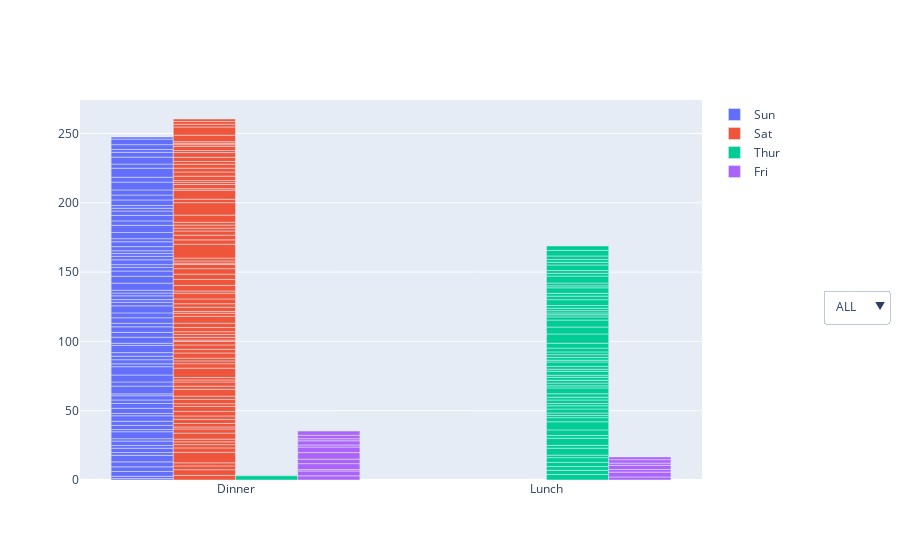

Source (notebook cell):
### Markdown cell above
Bool mantığını daha iyi anlayalım

### Code cell
fig = go.Figure()

for day in df['day'].unique():
    dummy = df[df['day'] == day]
    fig.add_trace(go.Bar(x=dummy['time'], y=dummy['tip'], name=day))
    
dropdown_buttons = []

all_dd = {'label': 'ALL', 'method': 'update', 'args': [
        {'visible': [True] * len(df['day'].unique())}, # eleman sayısı kadar true ekledik yani tüm plotlar gözükecek
        {'title': 'ALL'}]}
dropdown_buttons.append(all_dd)


for day in df['day'].unique():
    dummy_bool = [False] * len(df['day'].unique())
    dummy_bool[list(df['day'].unique()).index(day)] = True
    dummy = {'label': day, 'method': 'update', 'args': [
        {'visible': dummy_bool}, # sırasıyla hangi plot'ların gözükeceğini belirten bool liste
        {'title': day}]}
    dropdown_buttons.append(dummy)
    

fig.update_layout({'updatemenus': [
    {'type': 'dropdown',
        'x': 1.3,
        'y': 0.5,
        'showactive': True,
        'active': 0,
        'buttons': dropdown_buttons}
]})

### Figure 1 — Plotly figure (JSON) as saved in the notebook; plotly's stock layout.template omitted (floating-point values rounded to 4 significant figures)
{"data": [{"name": "Sun", "type": "bar", "x": ["Dinner", "Dinner", "Dinner", "Dinner", "Dinner", "Dinner", "Dinner", "Dinner", "Dinner", "Dinner", "Dinner", "Dinner", "Dinner", "Dinner", "Dinner", "Dinner", "Dinner", "Dinner", "Dinner", "Dinner", "Dinner", "Dinner", "Dinner", "Dinner", "Dinner", "Dinner", "Dinner", "Dinner", "Dinner", "Dinner", "Dinner", "Dinner", "Dinner", "Dinner", "Dinner", "Dinner", "Dinner", "Dinner", "Dinner", "Dinner", "Dinner", "Dinner", "Dinner", "Dinner", "Dinner", "Dinner", "Dinner", "Dinner", "Dinner", "Dinner", "Dinner", "Dinner", "Dinner", "Dinner", "Dinner", "Dinner", "Dinner", "Dinner", "Dinner", "Dinner", "Dinner", "Dinner", "Dinner", "Dinner", "Dinner", "Dinner", "Dinner", "Dinner", "Dinner", "Dinner", "Dinner", "Dinner", "Dinner", "Dinner", "Dinner", "Dinner"], "y": [1.01, 1.66, 3.5, 3.31, 3.61, 4.71, 2, 3.12, 1.96, 3.23, 1.71, 5, 1.57, 3, 3.02, 3.92, 1.67, 3.71, 3.5, 2.54, 3.06, 1.32, 5.6, 3, 5, 6, 2.05, 3, 2.5, 2.6, 5.2, 1.56, 4.34, 3.51, 4, 2.55, 4, 3.5, 5.07, 2.5, 2, 2.74, 2, 2, 5.14, 5, 3.75, 2.61, 2, 3.5, 2.5, 2, 2, 3, 3.48, 2.24, 4.5, 5.15, 3.18, 4, 3.11, 2, 2, 4, 3.55, 3.68, 5.65, 3.5, 6.5, 3, 5, 3.5, 2, 3.5, 4, 1.5]}, {"name": "Sat", "type": "bar", "x": ["Dinner", "Dinner", "Dinner", "Dinner", "Dinner", "Dinner", "Dinner", "Dinner", "Dinner", "Dinner", "Dinner", "Dinner", "Dinner", "Dinner", "Dinner", "Dinner", "Dinner", "Dinner", "Dinner", "Dinner", "Dinner", "Dinner", "Dinner", "Dinner", "Dinner", "Dinner", "Dinner", "Dinner", "Dinner", "Dinner", "Dinner", "Dinner", "Dinner", "Dinner", "Dinner", "Dinner", "Dinner", "Dinner", "Dinner", "Dinner", "Dinner", "Dinner", "Dinner", "Dinner", "Dinner", "Dinner", "Dinner", "Dinner", "Dinner", "Dinner", "Dinner", "Dinner", "Dinner", "Dinner", "Dinner", "Dinner", "Dinner", "Dinner", "Dinner", "Dinner", "Dinner", "Dinner", "Dinner", "Dinner", "Dinner", "Dinner", "Dinner", "Dinner", "Dinner", "Dinner", "Dinner", "Dinner", "Dinner", "Dinner", "Dinner", "Dinner", "Dinner", "Dinner", "Dinner", "Dinner", "Dinner", "Dinner", "Dinner", "Dinner", "Dinner", "Dinner", "Dinner"], "y": [3.35, 4.08, 2.75, 2.23, 7.58, 3.18, 2.34, 2, 2, 4.3, 3, 1.45, 2.5, 3, 2.45, 3.27, 3.6, 2, 3.07, 2.31, 5, 2.24, 3, 1.5, 1.76, 6.73, 3.21, 2, 1.98, 3.76, 2.64, 3.15, 2.47, 1, 2.01, 2.09, 1.97, 3, 3.14, 5, 2.2, 1.25, 3.08, 2.5, 3.48, 4.08, 1.64, 4.06, 4.29, 3.76, 4, 3, 1, 1.61, 2, 10, 3.16, 3.41, 3, 2.03, 2.23, 2, 5.16, 9, 2.5, 6.5, 1.1, 3, 1.5, 1.44, 3.09, 3, 2.72, 2.88, 2, 3, 3.39, 1.47, 3, 1.25, 1, 1.17, 4.67, 5.92, 2, 2, 1.75]}, {"name": "Thur", "type": "bar", "x": ["Lunch", "Lunch", "Lunch", "Lunch", "Lunch", "Lunch", "Lunch", "Lunch", "Lunch", "Lunch", "Lunch", "Lunch", "Lunch", "Lunch", "Lunch", "Lunch", "Lunch", "Lunch", "Lunch", "Lunch", "Lunch", "Lunch", "Lunch", "Lunch", "Lunch", "Lunch", "Lunch", "Lunch", "Lunch", "Lunch", "Lunch", "Lunch", "Lunch", "Lunch", "Lunch", "Lunch", "Lunch", "Lunch", "Lunch", "Lunch", "Lunch", "Lunch", "Lunch", "Lunch", "Lunch", "Lunch", "Lunch", "Lunch", "Lunch", "Lunch", "Lunch", "Lunch", "Lunch", "Lunch", "Lunch", "Lunch", "Lunch", "Lunch", "Lunch", "Lunch", "Lunch", "Dinner"], "y": [4, 3, 2.71, 3, 3.4, 1.83, 5, 2.03, 5.17, 2, 4, 5.85, 3, 1.5, 1.8, 2.92, 2.31, 1.68, 2.5, 2, 2.52, 4.2, 1.48, 2, 2, 2.18, 1.5, 2.83, 1.5, 2, 3.25, 1.25, 2, 2, 2, 2.75, 3.5, 6.7, 5, 5, 2.3, 1.5, 1.36, 1.63, 1.73, 2, 4.19, 2.56, 2.02, 4, 1.44, 2, 5, 2, 2, 4, 2.01, 2, 2.5, 4, 3.23, 3]}, {"name": "Fri", "type": "bar", "x": ["Dinner", "Dinner", "Dinner", "Dinner", "Dinner", "Dinner", "Dinner", "Dinner", "Dinner", "Dinner", "Dinner", "Dinner", "Lunch", "Lunch", "Lunch", "Lunch", "Lunch", "Lunch", "Lunch"], "y": [3, 3.5, 1, 4.3, 3.25, 4.73, 4, 1.5, 3, 1.5, 2.5, 3, 2.2, 3.48, 1.92, 3, 1.58, 2.5, 2]}], "layout": {"updatemenus": [{"active": 0, "buttons": [{"args": [{"visible": [true, true, true, true]}, {"title": "ALL"}], "label": "ALL", "method": "update"}, {"args": [{"visible": [true, false, false, false]}, {"title": "Sun"}], "label": "Sun", "method": "update"}, {"args": [{"visible": [false, true, false, false]}, {"title": "Sat"}], "label": "Sat", "method": "update"}, {"args": [{"visible": [false, false, true, false]}, {"title": "Thur"}], "label": "Thur", "method": "update"}, {"args": [{"visible": [false, false, false, true]}, {"title": "Fri"}], "label": "Fri", "method": "update"}], "showactive": true, "type": "dropdown", "x": 1.3, "y": 0.5}]}}
